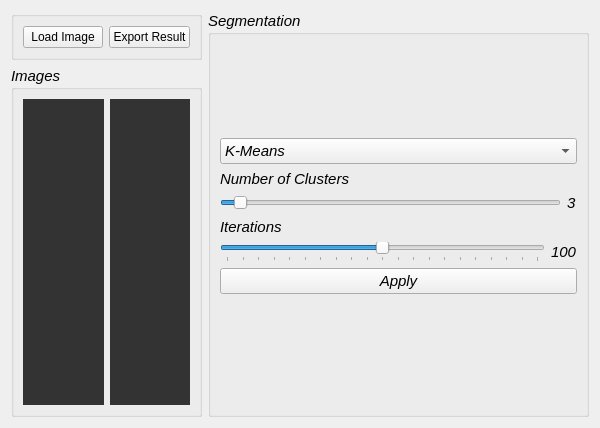
      <widget class="QWidget" name="segmentation_tab">
       <attribute name="title">
        <string>Segmentation</string>
       </attribute>
       <layout class="QGridLayout" name="gridLayout_21">
        <item row="0" column="0">
         <layout class="QGridLayout" name="gridLayout_15">
          <item row="0" column="0">
           <widget class="QGroupBox" name="groupBox_17">
            <property name="title">
             <string/>
            </property>
            <layout class="QHBoxLayout" name="horizontalLayout_7">
             <item>
              <layout class="QGridLayout" name="gridLayout_16">
               <item row="0" column="0">
                <widget class="QPushButton" name="segmentation_load_image_btn">
                 <property name="text">
                  <string>Load Image</string>
                 </property>
                </widget>
               </item>
               <item row="0" column="1">
                <widget class="QPushButton" name="segmentation_export_image_btn">
                 <property name="text">
                  <string>Export Result</string>
                 </property>
                </widget>
               </item>
              </layout>
             </item>
            </layout>
           </widget>
          </item>
          <item row="0" column="1" rowspan="2">
           <widget class="QGroupBox" name="groupBox_20">
            <property name="sizePolicy">
             <sizepolicy hsizetype="Fixed" vsizetype="Preferred">
              <horstretch>0</horstretch>
              <verstretch>0</verstretch>
             </sizepolicy>
            </property>
            <property name="font">
             <font>
              <pointsize>11</pointsize>
              <italic>true</italic>
              <bold>false</bold>
             </font>
            </property>
            <property name="title">
             <string>Segmentation</string>
            </property>
            <layout class="QVBoxLayout" name="verticalLayout">
             <item>
              <spacer name="verticalSpacer_13">
               <property name="orientation">
                <enum>Qt::Vertical</enum>
               </property>
               <property name="sizeHint" stdset="0">
                <size>
                 <width>20</width>
                 <height>94</height>
                </size>
               </property>
              </spacer>
             </item>
             <item>
              <widget class="QComboBox" name="segmentation_comboBox">
               <item>
                <property name="text">
                 <string>K-Means</string>
                </property>
               </item>
               <item>
                <property name="text">
                 <string>Mean Shift</string>
                </property>
               </item>
               <item>
                <property name="text">
                 <string>Agglomerative</string>
                </property>
               </item>
               <item>
                <property name="text">
                 <string>Region Growing</string>
                </property>
               </item>
              </widget>
             </item>
             <item>
              <layout class="QVBoxLayout" name="verticalLayout_17">
               <item>
                <layout class="QVBoxLayout" name="verticalLayout_18">
                 <item>
                  <widget class="QLabel" name="param1_label">
                   <property name="text">
                    <string>Number of Clusters</string>
                   </property>
                  </widget>
                 </item>
                 <item>
                  <layout class="QHBoxLayout" name="horizontalLayout_23">
                   <item>
                    <widget class="QSlider" name="param1_slider">
                     <property name="minimum">
                      <number>1</number>
                     </property>
                     <property name="maximum">
                      <number>50</number>
                     </property>
                     <property name="value">
                      <number>3</number>
                     </property>
                     <property name="orientation">
                      <enum>Qt::Horizontal</enum>
                     </property>
                    </widget>
                   </item>
                   <item>
                    <widget class="QLabel" name="param1_slider_value">
                     <property name="sizePolicy">
                      <sizepolicy hsizetype="Fixed" vsizetype="Preferred">
                       <horstretch>0</horstretch>
                       <verstretch>0</verstretch>
                      </sizepolicy>
                     </property>
                     <property name="text">
                      <string>3</string>
                     </property>
                    </widget>
                   </item>
                  </layout>
                 </item>
                </layout>
               </item>
               <item>
                <layout class="QVBoxLayout" name="verticalLayout_19"/>
               </item>
              </layout>
             </item>
             <item>
              <layout class="QVBoxLayout" name="verticalLayout_20">
               <item>
                <layout class="QVBoxLayout" name="verticalLayout_21">
                 <item>
                  <widget class="QLabel" name="param2_label">
                   <property name="text">
                    <string>Iterations</string>
                   </property>
                  </widget>
                 </item>
                 <item>
                  <layout class="QHBoxLayout" name="horizontalLayout_24">
                   <item>
                    <widget class="QSlider" name="param2_slider">
                     <property name="maximum">
                      <number>200</number>
                     </property>
                     <property name="value">
                      <number>100</number>
                     </property>
                     <property name="orientation">
                      <enum>Qt::Horizontal</enum>
                     </property>
                     <property name="tickPosition">
                      <enum>QSlider::TicksBelow</enum>
                     </property>
                    </widget>
                   </item>
                   <item>
                    <widget class="QLabel" name="param2_slider_value">
                     <property name="sizePolicy">
                      <sizepolicy hsizetype="Fixed" vsizetype="Preferred">
                       <horstretch>0</horstretch>
                       <verstretch>0</verstretch>
                      </sizepolicy>
                     </property>
                     <property name="text">
                      <string>100</string>
                     </property>
                    </widget>
                   </item>
                  </layout>
                 </item>
                </layout>
               </item>
               <item>
                <layout class="QVBoxLayout" name="verticalLayout_22"/>
               </item>
              </layout>
             </item>
             <item>
              <widget class="QPushButton" name="segmentation_apply_btn">
               <property name="text">
                <string>Apply</string>
               </property>
              </widget>
             </item>
             <item>
              <spacer name="verticalSpacer_14">
               <property name="orientation">
                <enum>Qt::Vertical</enum>
               </property>
               <property name="sizeHint" stdset="0">
                <size>
                 <width>357</width>
                 <height>111</height>
                </size>
               </property>
              </spacer>
             </item>
            </layout>
           </widget>
          </item>
          <item row="1" column="0">
           <widget class="QGroupBox" name="groupBox_18">
            <property name="sizePolicy">
             <sizepolicy hsizetype="Preferred" vsizetype="MinimumExpanding">
              <horstretch>0</horstretch>
              <verstretch>0</verstretch>
             </sizepolicy>
            </property>
            <property name="font">
             <font>
              <pointsize>11</pointsize>
              <italic>true</italic>
              <bold>false</bold>
             </font>
            </property>
            <property name="title">
             <string>Images</string>
            </property>
            <layout class="QGridLayout" name="gridLayout_20">
             <item row="0" column="0">
              <layout class="QHBoxLayout" name="horizontalLayout_20">
               <item>
                <widget class="PlotWidget" name="loaded_image_panel" native="true">
                 <property name="styleSheet">
                  <string notr="true">background-color: #333;</string>
                 </property>
                </widget>
               </item>
              </layout>
             </item>
             <item row="0" column="1">
              <widget class="PlotWidget" name="segmented_image_panel" native="true">
               <property name="styleSheet">
                <string notr="true">background-color: #333;</string>
               </property>
              </widget>
             </item>
            </layout>
           </widget>
          </item>
         </layout>
        </item>
       </layout>
      </widget>
